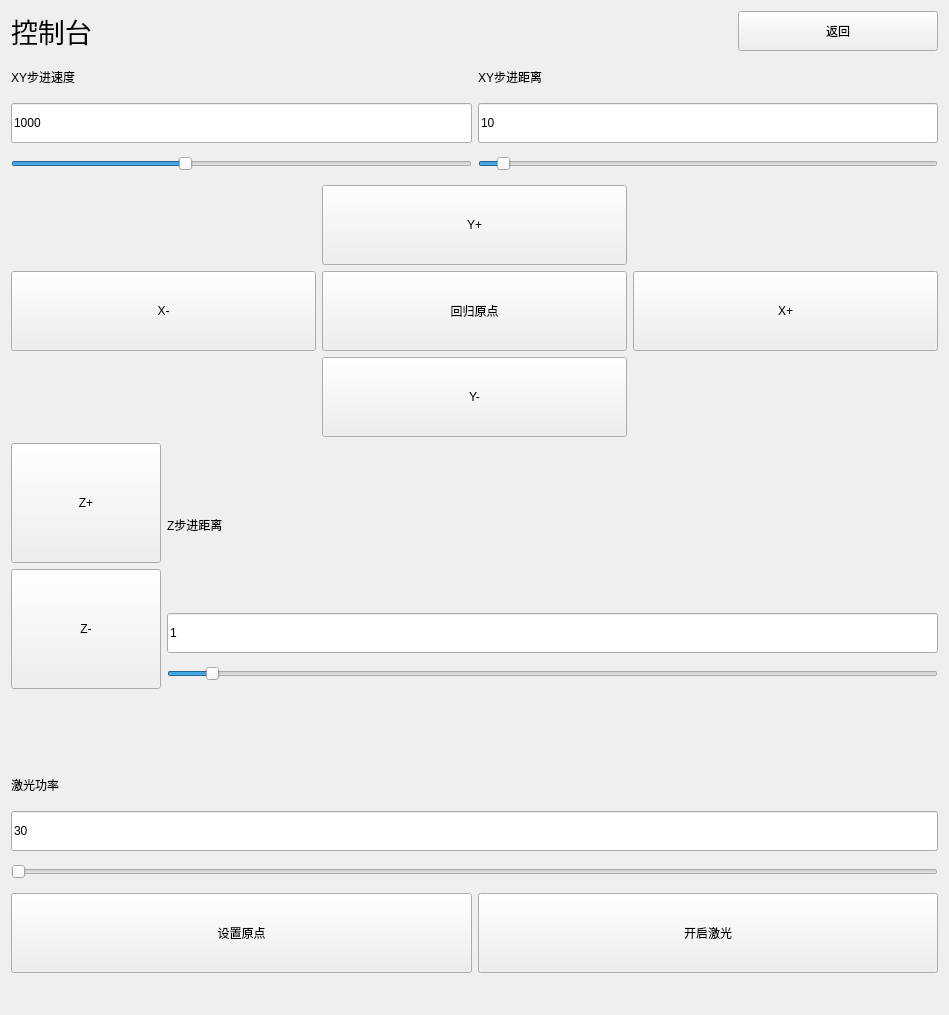
<?xml version="1.0" encoding="UTF-8"?>
<ui version="4.0">
 <class>Control</class>
 <widget class="QWidget" name="Control">
  <property name="geometry">
   <rect>
    <x>0</x>
    <y>0</y>
    <width>949</width>
    <height>1015</height>
   </rect>
  </property>
  <property name="windowTitle">
   <string>Form</string>
  </property>
  <layout class="QGridLayout" name="gridLayout_2">
   <item row="0" column="0">
    <layout class="QVBoxLayout" name="verticalLayout_9">
     <item>
      <layout class="QHBoxLayout" name="horizontalLayout_5">
       <item>
        <widget class="QLabel" name="label_5">
         <property name="minimumSize">
          <size>
           <width>0</width>
           <height>40</height>
          </size>
         </property>
         <property name="font">
          <font>
           <pointsize>20</pointsize>
          </font>
         </property>
         <property name="text">
          <string>控制台</string>
         </property>
        </widget>
       </item>
       <item>
        <spacer name="horizontalSpacer">
         <property name="orientation">
          <enum>Qt::Horizontal</enum>
         </property>
         <property name="sizeHint" stdset="0">
          <size>
           <width>40</width>
           <height>20</height>
          </size>
         </property>
        </spacer>
       </item>
       <item>
        <widget class="QPushButton" name="pushButton_10">
         <property name="minimumSize">
          <size>
           <width>200</width>
           <height>40</height>
          </size>
         </property>
         <property name="text">
          <string>返回</string>
         </property>
        </widget>
       </item>
      </layout>
     </item>
     <item>
      <layout class="QHBoxLayout" name="horizontalLayout_4">
       <item>
        <layout class="QVBoxLayout" name="verticalLayout_5">
         <item>
          <layout class="QHBoxLayout" name="horizontalLayout">
           <item>
            <layout class="QVBoxLayout" name="verticalLayout_3">
             <item>
              <widget class="QLabel" name="label_3">
               <property name="minimumSize">
                <size>
                 <width>0</width>
                 <height>40</height>
                </size>
               </property>
               <property name="text">
                <string>XY步进速度</string>
               </property>
              </widget>
             </item>
             <item>
              <widget class="QLineEdit" name="Run_Speed">
               <property name="minimumSize">
                <size>
                 <width>0</width>
                 <height>40</height>
                </size>
               </property>
               <property name="text">
                <string>1000</string>
               </property>
              </widget>
             </item>
             <item>
              <widget class="QSlider" name="hRun_Speed">
               <property name="minimumSize">
                <size>
                 <width>0</width>
                 <height>30</height>
                </size>
               </property>
               <property name="maximum">
                <number>8000</number>
               </property>
               <property name="singleStep">
                <number>100</number>
               </property>
               <property name="pageStep">
                <number>1000</number>
               </property>
               <property name="value">
                <number>3000</number>
               </property>
               <property name="orientation">
                <enum>Qt::Horizontal</enum>
               </property>
              </widget>
             </item>
            </layout>
           </item>
           <item>
            <layout class="QVBoxLayout" name="verticalLayout">
             <item>
              <widget class="QLabel" name="label">
               <property name="minimumSize">
                <size>
                 <width>0</width>
                 <height>40</height>
                </size>
               </property>
               <property name="text">
                <string>XY步进距离</string>
               </property>
              </widget>
             </item>
             <item>
              <widget class="QLineEdit" name="Contrl_Step">
               <property name="minimumSize">
                <size>
                 <width>0</width>
                 <height>40</height>
                </size>
               </property>
               <property name="text">
                <string>10</string>
               </property>
              </widget>
             </item>
             <item>
              <widget class="QSlider" name="hContrl_Step">
               <property name="minimumSize">
                <size>
                 <width>0</width>
                 <height>30</height>
                </size>
               </property>
               <property name="maximum">
                <number>500</number>
               </property>
               <property name="value">
                <number>20</number>
               </property>
               <property name="orientation">
                <enum>Qt::Horizontal</enum>
               </property>
              </widget>
             </item>
            </layout>
           </item>
          </layout>
         </item>
         <item>
          <layout class="QGridLayout" name="gridLayout">
           <item row="0" column="1">
            <widget class="QPushButton" name="pushButton_YUp">
             <property name="minimumSize">
              <size>
               <width>0</width>
               <height>80</height>
              </size>
             </property>
             <property name="text">
              <string>Y+</string>
             </property>
            </widget>
           </item>
           <item row="1" column="0">
            <widget class="QPushButton" name="pushButton_XDown">
             <property name="minimumSize">
              <size>
               <width>0</width>
               <height>80</height>
              </size>
             </property>
             <property name="text">
              <string>X-</string>
             </property>
            </widget>
           </item>
           <item row="1" column="1">
            <widget class="QPushButton" name="pushButton_ToOri">
             <property name="minimumSize">
              <size>
               <width>0</width>
               <height>80</height>
              </size>
             </property>
             <property name="text">
              <string>回归原点</string>
             </property>
            </widget>
           </item>
           <item row="1" column="2">
            <widget class="QPushButton" name="pushButton_XUp">
             <property name="minimumSize">
              <size>
               <width>0</width>
               <height>80</height>
              </size>
             </property>
             <property name="text">
              <string>X+</string>
             </property>
            </widget>
           </item>
           <item row="2" column="1">
            <widget class="QPushButton" name="pushButton_YDwon">
             <property name="minimumSize">
              <size>
               <width>0</width>
               <height>80</height>
              </size>
             </property>
             <property name="text">
              <string>Y-</string>
             </property>
            </widget>
           </item>
          </layout>
         </item>
        </layout>
       </item>
      </layout>
     </item>
     <item>
      <layout class="QVBoxLayout" name="verticalLayout_8">
       <item>
        <layout class="QHBoxLayout" name="horizontalLayout_2">
         <item>
          <layout class="QVBoxLayout" name="verticalLayout_6">
           <item>
            <widget class="QPushButton" name="pushButton_ZUp">
             <property name="minimumSize">
              <size>
               <width>150</width>
               <height>120</height>
              </size>
             </property>
             <property name="text">
              <string>Z+</string>
             </property>
            </widget>
           </item>
           <item>
            <widget class="QPushButton" name="pushButton_ZDown">
             <property name="minimumSize">
              <size>
               <width>150</width>
               <height>120</height>
              </size>
             </property>
             <property name="text">
              <string>Z-</string>
             </property>
            </widget>
           </item>
          </layout>
         </item>
         <item>
          <layout class="QVBoxLayout" name="verticalLayout_2">
           <item>
            <widget class="QLabel" name="label_2">
             <property name="minimumSize">
              <size>
               <width>0</width>
               <height>40</height>
              </size>
             </property>
             <property name="text">
              <string>Z步进距离</string>
             </property>
            </widget>
           </item>
           <item>
            <widget class="QLineEdit" name="ZContrl_Step">
             <property name="minimumSize">
              <size>
               <width>0</width>
               <height>40</height>
              </size>
             </property>
             <property name="text">
              <string>1</string>
             </property>
            </widget>
           </item>
           <item>
            <widget class="QSlider" name="hZContrl_Step">
             <property name="minimumSize">
              <size>
               <width>0</width>
               <height>30</height>
              </size>
             </property>
             <property name="maximum">
              <number>20</number>
             </property>
             <property name="pageStep">
              <number>1</number>
             </property>
             <property name="value">
              <number>1</number>
             </property>
             <property name="orientation">
              <enum>Qt::Horizontal</enum>
             </property>
            </widget>
           </item>
          </layout>
         </item>
        </layout>
       </item>
       <item>
        <spacer name="verticalSpacer_3">
         <property name="orientation">
          <enum>Qt::Vertical</enum>
         </property>
         <property name="sizeHint" stdset="0">
          <size>
           <width>20</width>
           <height>40</height>
          </size>
         </property>
        </spacer>
       </item>
       <item>
        <spacer name="verticalSpacer_2">
         <property name="orientation">
          <enum>Qt::Vertical</enum>
         </property>
         <property name="sizeHint" stdset="0">
          <size>
           <width>20</width>
           <height>40</height>
          </size>
         </property>
        </spacer>
       </item>
       <item>
        <layout class="QVBoxLayout" name="verticalLayout_4">
         <item>
          <widget class="QLabel" name="label_4">
           <property name="minimumSize">
            <size>
             <width>0</width>
             <height>40</height>
            </size>
           </property>
           <property name="text">
            <string>激光功率</string>
           </property>
          </widget>
         </item>
         <item>
          <widget class="QLineEdit" name="Contrl_Laser">
           <property name="minimumSize">
            <size>
             <width>0</width>
             <height>40</height>
            </size>
           </property>
           <property name="text">
            <string>30</string>
           </property>
          </widget>
         </item>
         <item>
          <widget class="QSlider" name="hContrl_Laser">
           <property name="minimumSize">
            <size>
             <width>0</width>
             <height>30</height>
            </size>
           </property>
           <property name="minimum">
            <number>30</number>
           </property>
           <property name="maximum">
            <number>1000</number>
           </property>
           <property name="singleStep">
            <number>10</number>
           </property>
           <property name="pageStep">
            <number>100</number>
           </property>
           <property name="sliderPosition">
            <number>30</number>
           </property>
           <property name="orientation">
            <enum>Qt::Horizontal</enum>
           </property>
          </widget>
         </item>
        </layout>
       </item>
       <item>
        <layout class="QVBoxLayout" name="verticalLayout_7">
         <item>
          <layout class="QHBoxLayout" name="horizontalLayout_3">
           <item>
            <widget class="QPushButton" name="pushButton_SetOri">
             <property name="minimumSize">
              <size>
               <width>0</width>
               <height>80</height>
              </size>
             </property>
             <property name="text">
              <string>设置原点</string>
             </property>
            </widget>
           </item>
           <item>
            <widget class="QPushButton" name="pushButton_Laser">
             <property name="minimumSize">
              <size>
               <width>0</width>
               <height>80</height>
              </size>
             </property>
             <property name="text">
              <string>开启激光</string>
             </property>
            </widget>
           </item>
          </layout>
         </item>
        </layout>
       </item>
      </layout>
     </item>
    </layout>
   </item>
   <item row="1" column="0">
    <spacer name="verticalSpacer">
     <property name="orientation">
      <enum>Qt::Vertical</enum>
     </property>
     <property name="sizeHint" stdset="0">
      <size>
       <width>20</width>
       <height>40</height>
      </size>
     </property>
    </spacer>
   </item>
  </layout>
 </widget>
 <resources/>
 <connections>
  <connection>
   <sender>pushButton_10</sender>
   <signal>clicked()</signal>
   <receiver>Control</receiver>
   <slot>close()</slot>
   <hints>
    <hint type="sourcelabel">
     <x>837</x>
     <y>30</y>
    </hint>
    <hint type="destinationlabel">
     <x>474</x>
     <y>507</y>
    </hint>
   </hints>
  </connection>
 </connections>
</ui>
